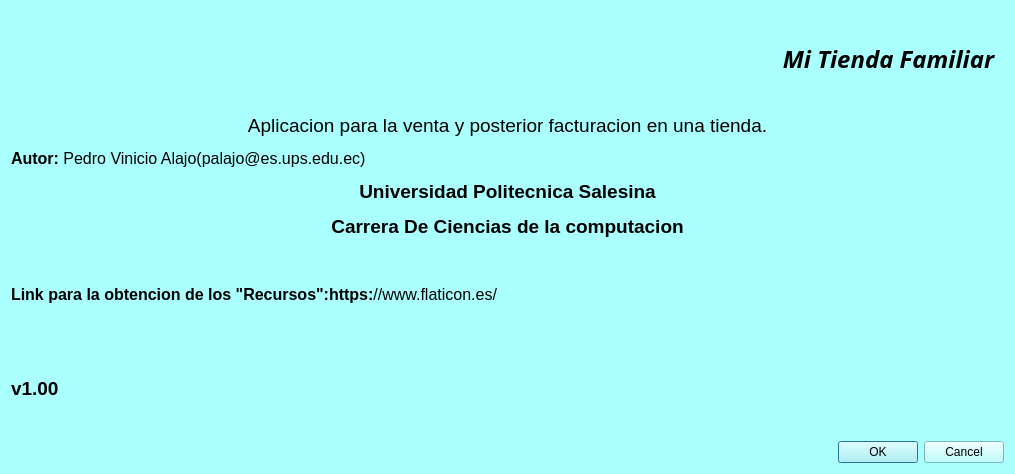
<?xml version="1.0" encoding="UTF-8"?>
<ui version="4.0">
 <class>acerca_de</class>
 <widget class="QDialog" name="acerca_de">
  <property name="geometry">
   <rect>
    <x>0</x>
    <y>0</y>
    <width>1015</width>
    <height>474</height>
   </rect>
  </property>
  <property name="windowTitle">
   <string>Dialog</string>
  </property>
  <property name="windowIcon">
   <iconset resource="Recursos/Recursos.qrc">
    <normaloff>:/Img/informacion.png</normaloff>:/Img/informacion.png</iconset>
  </property>
  <property name="styleSheet">
   <string notr="true">color: rgb(0, 0, 0);
background-color: rgb(170, 255, 255);</string>
  </property>
  <layout class="QVBoxLayout" name="verticalLayout">
   <item>
    <widget class="QWidget" name="widget" native="true">
     <layout class="QHBoxLayout" name="horizontalLayout">
      <item>
       <spacer name="horizontalSpacer">
        <property name="orientation">
         <enum>Qt::Horizontal</enum>
        </property>
        <property name="sizeHint" stdset="0">
         <size>
          <width>114</width>
          <height>20</height>
         </size>
        </property>
       </spacer>
      </item>
      <item>
       <widget class="QLabel" name="outTitulo">
        <property name="font">
         <font>
          <family>Franklin Gothic Heavy</family>
         </font>
        </property>
        <property name="text">
         <string>&lt;html&gt;&lt;head/&gt;&lt;body&gt;&lt;p align=&quot;center&quot;&gt;&lt;span style=&quot; font-size:18pt; font-weight:700; font-style:italic;&quot;&gt;Mi Tienda Familiar&lt;/span&gt;&lt;/p&gt;&lt;/body&gt;&lt;/html&gt;</string>
        </property>
       </widget>
      </item>
     </layout>
    </widget>
   </item>
   <item>
    <widget class="QLabel" name="Descripcion">
     <property name="text">
      <string>&lt;!DOCTYPE HTML PUBLIC &quot;-//W3C//DTD HTML 4.0//EN&quot; &quot;http://www.w3.org/TR/REC-html40/strict.dtd&quot;&gt;
&lt;html&gt;&lt;head&gt;&lt;meta name=&quot;qrichtext&quot; content=&quot;1&quot; /&gt;&lt;meta charset=&quot;utf-8&quot; /&gt;&lt;style type=&quot;text/css&quot;&gt;
p, li { white-space: pre-wrap; }
&lt;/style&gt;&lt;/head&gt;&lt;body style=&quot; font-family:'Segoe UI'; font-size:9pt; font-weight:400; font-style:normal;&quot;&gt;
&lt;p align=&quot;center&quot; style=&quot; margin-top:12px; margin-bottom:12px; margin-left:0px; margin-right:0px; -qt-block-indent:0; text-indent:0px;&quot;&gt;&lt;span style=&quot; font-family:'MS Shell Dlg 2'; font-size:14pt;&quot;&gt;Aplicacion para la venta y posterior facturacion en una tienda.&lt;/span&gt;&lt;/p&gt;
&lt;p style=&quot; margin-top:12px; margin-bottom:12px; margin-left:0px; margin-right:0px; -qt-block-indent:0; text-indent:0px;&quot;&gt;&lt;span style=&quot; font-family:'MS Shell Dlg 2'; font-size:12pt; font-weight:700;&quot;&gt;Autor:&lt;/span&gt;&lt;span style=&quot; font-family:'MS Shell Dlg 2'; font-size:12pt;&quot;&gt; Pedro Vinicio Alajo(palajo@es.ups.edu.ec)&lt;/span&gt;&lt;/p&gt;
&lt;p align=&quot;center&quot; style=&quot; margin-top:12px; margin-bottom:12px; margin-left:0px; margin-right:0px; -qt-block-indent:0; text-indent:0px;&quot;&gt;&lt;span style=&quot; font-family:'MS Shell Dlg 2'; font-size:14pt; font-weight:700;&quot;&gt;Universidad Politecnica Salesina&lt;/span&gt;&lt;/p&gt;
&lt;p align=&quot;center&quot; style=&quot; margin-top:12px; margin-bottom:12px; margin-left:0px; margin-right:0px; -qt-block-indent:0; text-indent:0px;&quot;&gt;&lt;span style=&quot; font-family:'MS Shell Dlg 2'; font-size:14pt; font-weight:700;&quot;&gt;Carrera De Ciencias de la computacion&lt;/span&gt;&lt;/p&gt;
&lt;p align=&quot;center&quot; style=&quot;-qt-paragraph-type:empty; margin-top:12px; margin-bottom:12px; margin-left:0px; margin-right:0px; -qt-block-indent:0; text-indent:0px; font-family:'MS Shell Dlg 2'; font-size:14pt; font-weight:700;&quot;&gt;&lt;br /&gt;&lt;/p&gt;
&lt;p style=&quot; margin-top:12px; margin-bottom:12px; margin-left:0px; margin-right:0px; -qt-block-indent:0; text-indent:0px;&quot;&gt;&lt;span style=&quot; font-family:'MS Shell Dlg 2'; font-size:12pt; font-weight:700;&quot;&gt;Link para la obtencion de los &amp;quot;Recursos&amp;quot;:https:&lt;/span&gt;&lt;span style=&quot; font-family:'MS Shell Dlg 2'; font-size:12pt;&quot;&gt;//www.flaticon.es/&lt;/span&gt;&lt;/p&gt;
&lt;p align=&quot;justify&quot; style=&quot;-qt-paragraph-type:empty; margin-top:12px; margin-bottom:12px; margin-left:0px; margin-right:0px; -qt-block-indent:0; text-indent:0px;&quot;&gt;&lt;br /&gt;&lt;/p&gt;
&lt;p align=&quot;justify&quot; style=&quot;-qt-paragraph-type:empty; margin-top:12px; margin-bottom:12px; margin-left:0px; margin-right:0px; -qt-block-indent:0; text-indent:0px; font-family:'MS Shell Dlg 2'; font-size:14pt; font-weight:700;&quot;&gt;&lt;br /&gt;&lt;/p&gt;
&lt;p align=&quot;justify&quot; style=&quot; margin-top:12px; margin-bottom:12px; margin-left:0px; margin-right:0px; -qt-block-indent:0; text-indent:0px;&quot;&gt;&lt;span style=&quot; font-family:'MS Shell Dlg 2'; font-size:14pt; font-weight:700;&quot;&gt;v1.00&lt;/span&gt;&lt;/p&gt;
&lt;p align=&quot;justify&quot; style=&quot;-qt-paragraph-type:empty; margin-top:12px; margin-bottom:12px; margin-left:0px; margin-right:0px; -qt-block-indent:0; text-indent:0px; font-family:'MS Shell Dlg 2'; font-size:14pt; font-weight:700;&quot;&gt;&lt;br /&gt;&lt;/p&gt;&lt;/body&gt;&lt;/html&gt;</string>
     </property>
    </widget>
   </item>
   <item>
    <widget class="QDialogButtonBox" name="buttonBox">
     <property name="orientation">
      <enum>Qt::Horizontal</enum>
     </property>
     <property name="standardButtons">
      <set>QDialogButtonBox::Cancel|QDialogButtonBox::Ok</set>
     </property>
    </widget>
   </item>
  </layout>
 </widget>
 <resources>
  <include location="Recursos/Recursos.qrc"/>
 </resources>
 <connections>
  <connection>
   <sender>buttonBox</sender>
   <signal>accepted()</signal>
   <receiver>acerca_de</receiver>
   <slot>accept()</slot>
   <hints>
    <hint type="sourcelabel">
     <x>248</x>
     <y>254</y>
    </hint>
    <hint type="destinationlabel">
     <x>157</x>
     <y>274</y>
    </hint>
   </hints>
  </connection>
  <connection>
   <sender>buttonBox</sender>
   <signal>rejected()</signal>
   <receiver>acerca_de</receiver>
   <slot>reject()</slot>
   <hints>
    <hint type="sourcelabel">
     <x>316</x>
     <y>260</y>
    </hint>
    <hint type="destinationlabel">
     <x>286</x>
     <y>274</y>
    </hint>
   </hints>
  </connection>
 </connections>
</ui>
